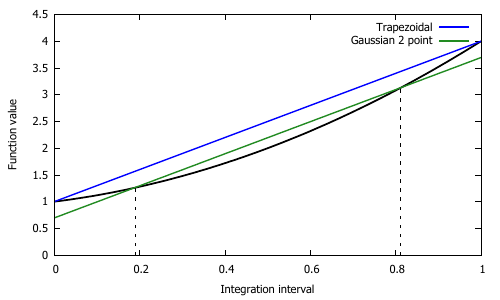

Write gnuplot code to recreate this figure.
$vertical1 << EOD
0.19 0 
0.19 1.2622
EOD
$vertical2 << EOD
0.81 0 
0.81 3.122
EOD
$trapezoid << EOD
0. 1
1 4
EOD
set encoding utf8
set termopt enhanced
set terminal pdf
set output 'figure_gauss2.pdf'
set xrange [0:1]
set yrange [0:4.5]
set xlabel 'Integration interval'
set ylabel 'Function value'
plot 2*x**2 + x + 1 t'' lt rgb "black" lw 2.5, \
     $vertical1 using 1:2 t'' with lines dashtype 2 lt rgb "black",\
     $vertical2 using 1:2 t'' with lines dashtype 2 lt rgb "black",\
     $trapezoid using 1:2 t'Trapezoidal' with lines lt rgb "blue" lw 2 ,\
     2.9997*x + 0.696 t'Gaussian 2 point' with lines lt rgb "forest-green" lw 2
     
set output
set terminal windows
replot
